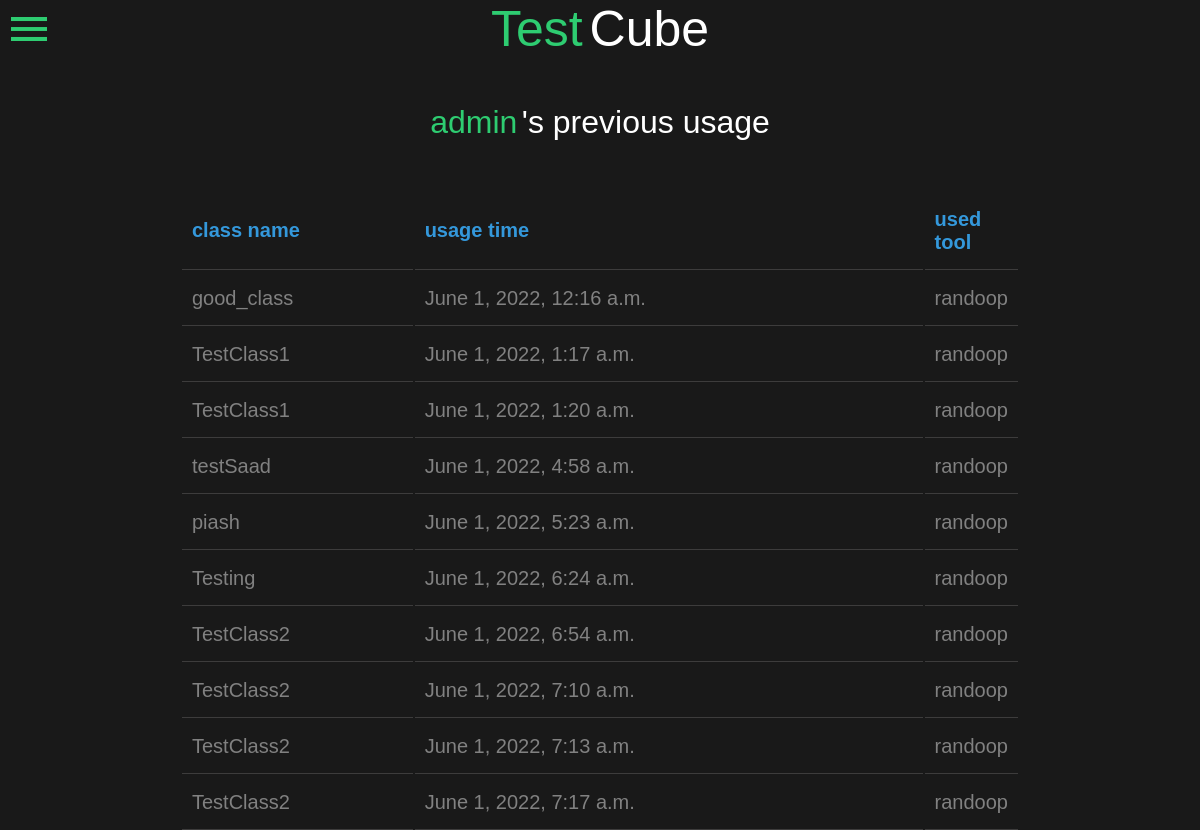
/run_randoop/previous/ (signed in), run on an earlier commit of the app's database.
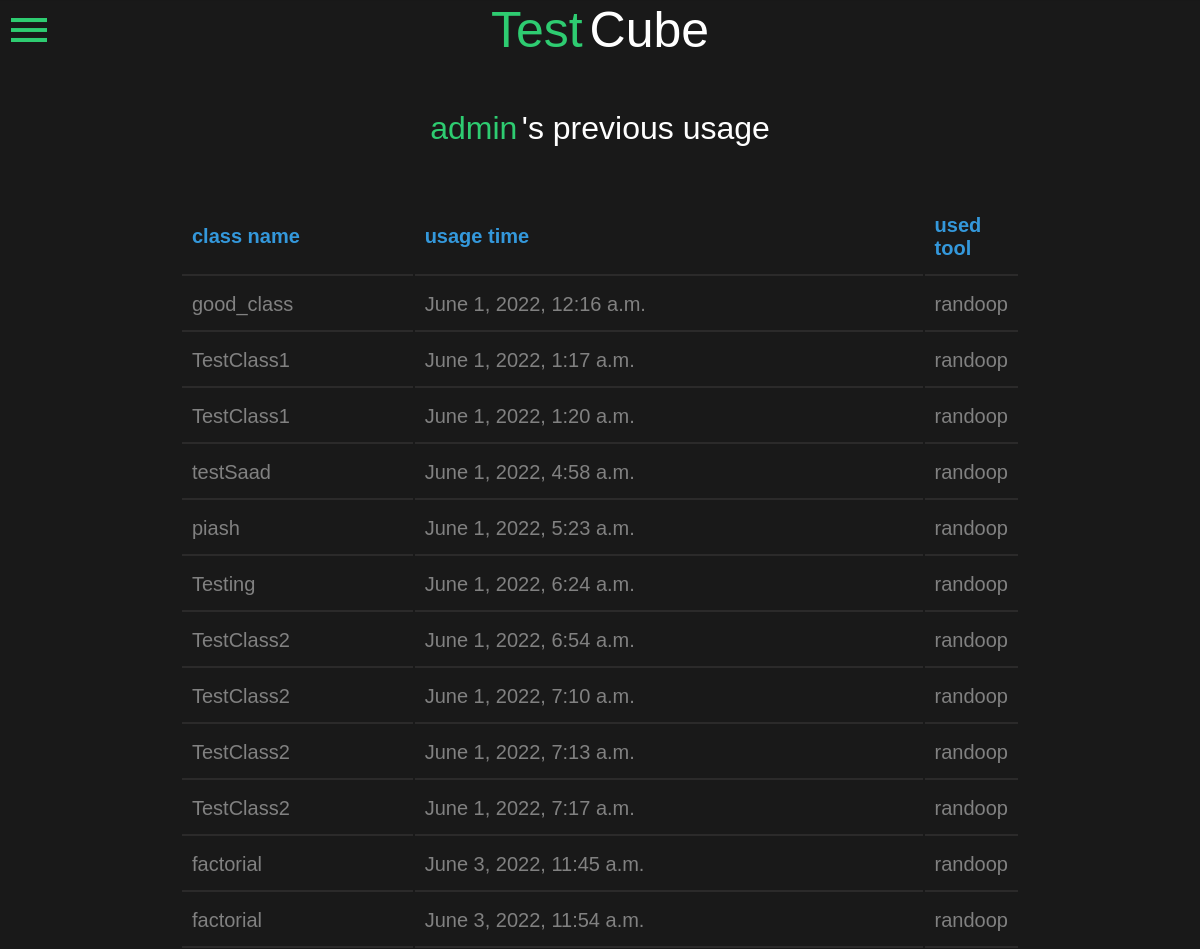
And on a later commit of the database.
### run_randoop/models.py (models this page shows, shortened)
class User_Codes(models.Model):
    user = models.ForeignKey(User, on_delete=models.CASCADE)
    class_name = models.CharField(max_length=50, null=True)
    source_code = models.TextField()
    test_code = models.TextField()
    expected_behavior = models.TextField()
    report = models.TextField()
    date_time = models.DateTimeField(auto_now=True)
    used_tool = models.CharField(max_length=10, null=True)

### run_randoop/views.py (the view)
# urls.py: path('run_randoop/previous/', rr_views.viewHistory),
def viewHistory(request):
    cur_user = User.objects.get(name=request.user.username)
    code_dc = {
        "user_codes": cur_user.user_codes_set.all(),
    }
    return render(request, 'usage.html', code_dc)

### run_randoop/templates/usage.html (shortened to what this page needs)
<!DOCTYPE html>
<html>
<head>
</head>
<body>
    <div class="box">
        <span onclick="openNav()">
            <i class="material-icons" style="font-size:48px;color:#2ecc71; position: absolute; left: 5px; top: 5px;">menu</i>
        </span>
        <a href="../" style="font-size: 25px; text-decoration: none;">
            <h1 style="color: #2ecc71; display: inline;">Test</h1>
            <h1 style="display: unset;">Cube</h1>
        </a>
        <br>
        <svg height="5%" width="500px">
        </svg>
        <div style="padding-bottom: 50px;">
            <h1 style="color: #2ecc71; display: inline;">{{ request.user.username }}</h1>
            <h1 style="display: unset;">'s previous usage</h1>
        </div>
        <table style="width: 70%;margin-left:auto;margin-right:auto; text-align: left;">
            <tr>
                <th class="profile" style="color:#3498db;width: 30%;">class name</th>
                <th class="profile" style="color:#3498db;">usage time</th>
                <th class="profile" style="color:#3498db;">used tool</th>
            </tr>
            {% for code in user_codes %}
            <tr>
                <td class="profile" style="width: 30%;">
                    <a href="{{code.id}}">{{ code.class_name }}</a>
                </td>
                <td class="profile" style="padding-right: 0px;">
                    <a href="{{code.id}}">{{ code.date_time }}</a>
                </td>
                <td class="profile">
                    {{ code.used_tool }}
                </td>
            </tr>
            {% endfor %}
        </table>
    </div>
</body>
</html>

What changed in the data, as far as the page shows it:
added User_Codes: class_name "factorial", date_time "June 3, 2022, 11:45 a.m.", used_tool "randoop"
added User_Codes: class_name "factorial", date_time "June 3, 2022, 11:54 a.m.", used_tool "randoop"
